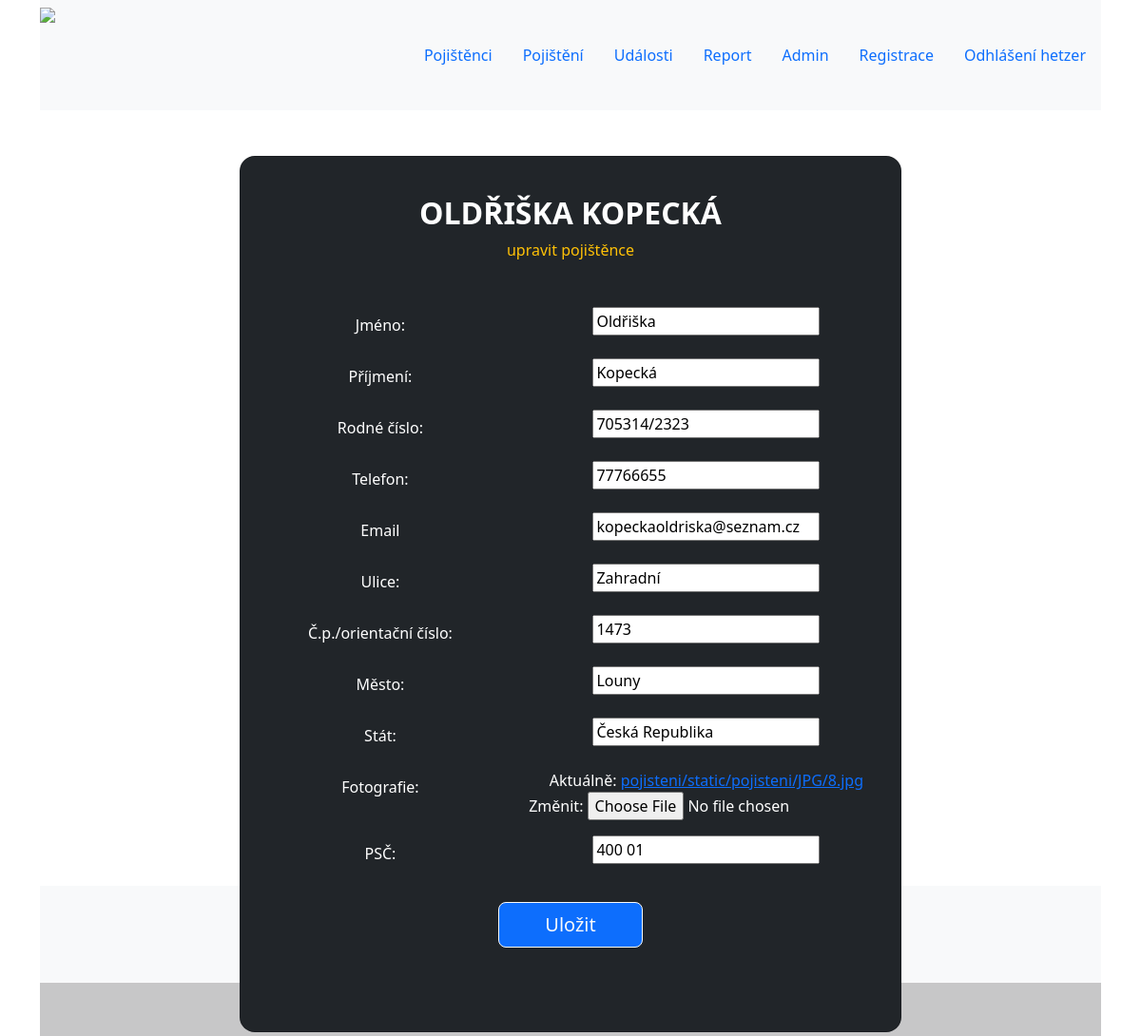
/1/update_policyholder/ (signed in), run on the app's committed database.
### pojisteni/models.py (models this page shows, shortened)
class PolicyHolder(models.Model):
    name = models.CharField(max_length=30)
    lastname = models.CharField(max_length=50)
    birth_id = models.CharField(max_length=30, unique=True)
    cell_phone_no = models.CharField(max_length=20)
    email = models.EmailField()
    street = models.CharField(max_length=30)
    street_no = models.CharField(max_length=20)
    city = models.CharField(max_length=30)
    country = models.CharField(max_length=30)
    photo = models.ImageField(upload_to='pojisteni/static/pojisteni/JPG/')
    zip_code = models.CharField(max_length=10)
    created = models.DateTimeField(auto_now=False, auto_now_add=True)
    updated = models.DateTimeField(auto_now=True, auto_now_add=False)

### pojisteni/views.py (the view)
# urls.py: path("<int:pk>/update_policyholder/", views.update_policyholder,
@login_required(login_url='login')
def update_policyholder(request,pk):
    policyholder = PolicyHolder.objects.get(id=pk)
    form = PolicyHolderForm(instance=policyholder)
    if request.method == 'POST':
        form = PolicyHolderForm(request.POST, request.FILES,
                                instance=policyholder)
        if form.is_valid():
            try:
                with transaction.atomic():
                    updated_policyholder = form.save(commit=False)
                    updated_policyholder.name = form.cleaned_data.get(
                        'name').title()
                    updated_policyholder.lastname = form.cleaned_data.get(
                        'lastname').title()
                    updated_policyholder.save()
                messages.success(request, 'Entry was updated successfully')
                return redirect('policyholder_list')
            except Exception as e:
                messages.error(request, f'Chyba: {str(e)}')
                logger.error(f"Error occurred during entry update: {e}")
    else:
        form = PolicyHolderForm(instance=policyholder)
    template = 'pojisteni/update_policyholder.html'
    context = {
        'form': form,
        'obj': policyholder
    }
    return render(request, template, context)

### pojisteni/forms.py
class PolicyHolderForm(forms.ModelForm):
    class Meta:
        model = PolicyHolder
        fields = ["name", "lastname", "birth_id", "cell_phone_no", "email",
                  "street", "street_no", "city", "country", "photo", "zip_code"]
        labels = {
            "name": 'Jméno: ',
            "lastname": 'Příjmení: ',
            "birth_id": 'Rodné číslo: ',
            "cell_phone_no": 'Telefon: ',
            "email": 'Email: ',
            "street": 'Ulice: ',
            "street_no": 'Č.p./orientační číslo: ',
            "city": 'Město: ',
            "country": 'Stát: ',
            "photo": 'Fotografie: ',
            "zip_code": 'PSČ:'
        }
    email = forms.EmailField(validators=[email_validation])

### pojisteni/templates/pojisteni/update_policyholder.html (shortened to what this page needs)
{% extends 'pojisteni/base.html' %}
{% block content %}
    <div class="container">
      <div class="row">
        <div class="col-0 col-sm-1 col-lg-2">
        </div>
        <div class="col-12 col-sm-10 col-lg-8">
            {% if perms.pojisteni.change_policyholder %}
            <section class="vh-100">
                    <div class="container py-5 h-100">
                        <div class="row d-flex justify-content-center align-items-center h-100">
                            <div class="col-12  ">
                                <div class="card bg-dark text-white " style="border-radius: 1rem;">
                                    <div class="card-body text-center w-100">
                                        <div class="mb-md-4 mt-md-4 pb-5">
                                            <form method="post" action="" enctype="multipart/form-data">
                                                <h2 class="fw-bold mb-2 text-uppercase">{{ obj.name }} {{ obj.lastname }}</h2>
                                                <p class="text-warning mb-5">upravit pojištěnce</p>
                                                        {% for field in form %}
                                                            <div class="row mb-3">
                                                                <label for="{{ field.id_for_label }}" class="col-12 col-sm-12 col-md-12 col-lg-5 col-form-label">{{ field.label }}</label>
                                                                <div class="col-12 col-sm-12 col-md-12 col-lg-7">
                                                                    {{ field }}
                                                                </div>
                                                            </div>
                                                        {% endfor %}
                                                    <button class="btn btn-primary btn-outline-light btn-lg px-5 mt-3" type="submit">Uložit</button>
                                            </form>
                                        </div>
                                    </div>
                                </div>
                            </div>
                        </div>
                    </div>
                </section>
            {% else %}
                <h5>Nemáš oprávnění........!!!!</h5>
            {% endif %}
        </div>
        <div class="col-0 col-sm-1 col-lg-2">
        </div>
      </div>
    </div>
{% endblock %}

### pojisteni/templates/pojisteni/base.html
{% include 'pojisteni/_partials/_header.html' %}
    <main>
        {% block content %}
        {% endblock %}
    </main>
{% include 'pojisteni/_partials/_footer.html' %}

### pojisteni/templates/pojisteni/_partials/_header.html (shortened to what this page needs)
{% load static %}
<!DOCTYPE html>
<html lang="cs">
    <head>
        <link rel="stylesheet" href="{% static 'pojisteni/CSS/bootstrap.min.css' %}">
        <link rel="stylesheet" href={% static '/pojisteni/CSS/styles.css' %} type="text/css" />
    </head>
    <body>
        <div id="container" class="container">
            <header>
                <nav class="navbar navbar-expand-lg navbar-light bg-light">
                    <img src="{% static '/pojisteni/JPG/logo_dark.png' %}" height="100px"/>
                    <div class="collapse navbar-collapse justify-content-end" id="navbarNav">
                        <ul class="nav ">
                            <li class="nav-item ">
                                <a class="nav-link active" href="{% url 'policyholder_list' %}">Pojištěnci</a>
                            </li>
                            <li class="nav-item">
                                <a class="nav-link" href="{% url 'insurance_list' %}">Pojištění</a>
                            </li>
                            <li class="nav-item">
                                <a class="nav-link" href="{% url 'event_list' %}">Události</a>
                            </li>
                            <li class="nav-item">
                                <a class="nav-link" href="{% url 'pdf_report' %}">Report</a>
                            </li>
                            <li class="nav-item">
                                <a class="nav-link" href="/admin/">Admin</a>
                            </li>
                            <li class="nav-item">
                                <a class="nav-link" href="{% url 'register' %}">Registrace</a>
                            </li>
                            <li class="nav-item">
                                    {% if user.is_authenticated %}
                                        <a class="nav-link" href="{% url 'logout' %}">Odhlášení {{ user }}</a>
                                    {% else %}
                                        <a class="nav-link" href="{% url 'login' %}">Přihlášení</a>
                                    {% endif %}
                            </li>
                        </ul>
                    </div>
                </nav>
            </header>

### pojisteni/templates/pojisteni/_partials/_footer.html (shortened to what this page needs)
            <footer class="bg-light text-center text-dark mt-3">
                <div class="container p-4 pb-0">
                <section class="mb-4">
                    <a class="btn text-dark btn-floating m-1" href="https://www.meta.com/" role="button">
                    </a>
                    <a class="btn text-dark btn-floating m-1" href="https://www.twitter.com/" role="button">
                    </a>
                    <a class="btn text-dark btn-floating m-1" href="https://www.tiktok.com/" role="button">
                    </a>
                    <a class="btn text-dark btn-floating m-1" href="https://www.instagram.com/" role="button">
                    </a>
                    <a class="btn text-dark btn-floating m-1" href="https://www.github.com/" role="button">
                    </a>
                </section>
                </div>
                <div class="text-dark text-center p-3" style="background-color: rgba(0, 0, 0, 0.2);">
                <a class="text-dark" href="https://hetology.com/">Hetology.com</a>
                </div>
            </footer>
        </div>
    </body>
</html>

### pojisteni/static/pojisteni/CSS/styles.css (style rules this page uses)
.nav-link { color: #0d6efd; }

### data on the page
PolicyHolder: name "OLDŘIŠKA", lastname "KOPECKÁ", form "Oldřiška" "Kopecká" "705314/2323" "77766655" "kopeckaoldriska@seznam.cz" "Zahradní" "1473" "Louny" "Česká Republika" "400 01"

### other printed values
{{ user }} "hetzer"
{{ field.label }} "Jméno:" "Příjmení:" "Rodné číslo:" "Telefon:" "Email" "Ulice:" "Č.p./orientační číslo:" "Město:" "Stát:" "Fotografie:" "PSČ:"
